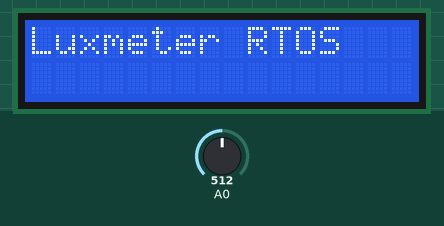
Simulated run of this sketch. Board: Arduino Uno, built with avr-gcc and run on an emulated ATmega328P. Parts: 16×2 character LCD. Inputs (shaded band) come from the test bench; at power-on: A0 = 512. The local clock reads 2024-03-15 10:24:30 at power-on unless the sketch sets it; what the sketch prints to the serial monitor is not drawn.

Above: at 0.9 s.
1.0 s: A0 set to 306
At 2.6 s:
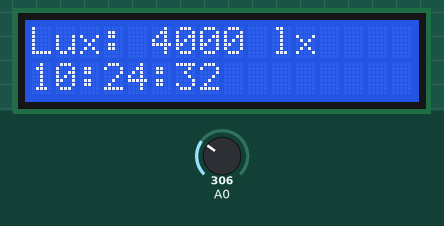
4.0 s: A0 set to 424
5.6 s: A0 set to 449
At 13.9 s:
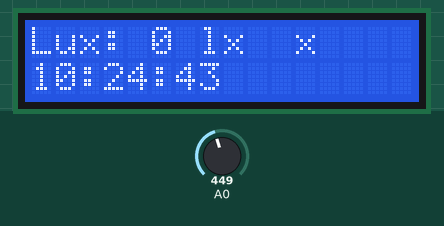
Timing chart, 0 to 14.6 s (numbered marks = the images above; inputs shaded):
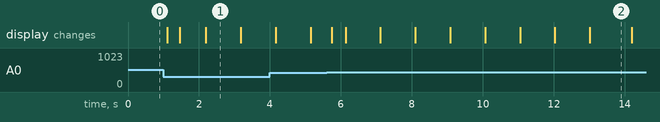

The sketch:

task_2.ino
```cpp
#include <Arduino_FreeRTOS.h>
#include <queue.h>
#include <Wire.h>
#include <LiquidCrystal_I2C.h>
#include <DS1302.h>

LiquidCrystal_I2C lcd(0x27, 16, 2);
const int RTC_RST = 8, RTC_DAT = 7, RTC_CLK = 6;
DS1302 rtc(RTC_RST, RTC_DAT, RTC_CLK);
QueueHandle_t luxQueue;

float calculateLuxFromADC(int adcValue) {
  float x = (float)adcValue; // Преобразуем в float для расчетов
  float y;

  // Кусочно-заданная полиномиальная функция
  if (x >= 214) {
    // y = -8E-08*x^5 + 7E-05*x^4 - 0.0213*x^3 + 3.0737*x^2 - 205.9*x + 6014.8
    y = -8e-08 * pow(x, 5) +
         7e-05 * pow(x, 4) -
         0.0213 * pow(x, 3) +
         3.0737 * pow(x, 2) -
         205.9 * x +
         6014.8;
  } else {
    // y = -7E-06*x^3 + 0.013*x^2 - 8.4151*x + 1832.8
    y = -7e-06 * pow(x, 3) +
         0.013 * pow(x, 2) -
         8.4151 * x +
         1832.8;
  }

  // Защита от некорректных значений
  if (y < 0) y = 0;
  if (y > 4000) y = 4000;

  return y;
}

void TaskMeasure(void *pv) {
  (void) pv;
  float lux;

  for (;;) {
    int adc = analogRead(A0);
    lux = calculateLuxFromADC(adc);

    // Отправляем в очередь
    if (xQueueSend(luxQueue, &lux, 10 / portTICK_PERIOD_MS) != pdPASS) {
      // Если очередь полна, пропускаем измерение
    }

    // Отладка в Serial
    Serial.print("ADC: ");
    Serial.print(adc);
    Serial.print(" -> Lux: ");
    Serial.println(lux, 1);

    vTaskDelay(200 / portTICK_PERIOD_MS);
  }
}

void TaskDisplay(void *pv) {
  (void) pv;
  float lux = 0;

  // Инициализация LCD
  lcd.init();
  lcd.backlight();
  lcd.clear();
  lcd.print("Luxmeter RTOS");

  // Инициализация RTC
  rtc.halt(false);
  rtc.writeProtect(false);
  // При первом запуске - снимаем комментарий для инициализации времени
  // Потом - комментируем обратно
  //Time t(2025, 12, 5, 15, 48, 0, Time::kMonday);
  //rtc.time(t);

  vTaskDelay(1000 / portTICK_PERIOD_MS);
  lcd.clear();

  for (;;) {
    if (xQueueReceive(luxQueue, &lux, 100 / portTICK_PERIOD_MS) == pdPASS) {
      // Строка 1: Освещенность
      lcd.setCursor(0, 0);
      lcd.print("Lux: ");
      lcd.print(lux, 0);
      lcd.print(" lx  ");

      // Строка 2: Время от RTC
      Time now = rtc.time();
      lcd.setCursor(0, 1);
      if (now.hr < 10) lcd.print("0");
      lcd.print(now.hr);
      lcd.print(":");
      if (now.min < 10) lcd.print("0");
      lcd.print(now.min);
      lcd.print(":");
      if (now.sec < 10) lcd.print("0");
      lcd.print(now.sec);
      lcd.print("    ");
    }

    vTaskDelay(100 / portTICK_PERIOD_MS);
  }
}

void setup() {
  Serial.begin(9600);
  Wire.begin();

  luxQueue = xQueueCreate(3, sizeof(float));

  xTaskCreate(TaskMeasure, "Measure", 80, NULL, 1, NULL);
  xTaskCreate(TaskDisplay, "Display", 150, NULL, 1, NULL);

  vTaskStartScheduler();
}

void loop() {}
```

Measured:
- the behaviour switches between 440 and 441 on A0 (found by bisection; images 1 and 2)
- after the input at 5.6 s, the display: first changes after 0.14 s (image 2 shows a later state)
- what the display in image 1 shows lasts 1.0 s, from 2.2 s to 3.2 s
- what the display in image 2 shows lasts 1.2 s, from 13.0 s to 14.2 s
